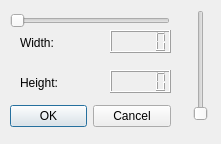
<?xml version="1.0" encoding="UTF-8"?>
<ui version="4.0">
 <class>QSettings</class>
 <widget class="QDialog" name="QSettings">
  <property name="geometry">
   <rect>
    <x>0</x>
    <y>0</y>
    <width>221</width>
    <height>144</height>
   </rect>
  </property>
  <property name="windowTitle">
   <string>Settings</string>
  </property>
  <widget class="QDialogButtonBox" name="buttonBox">
   <property name="geometry">
    <rect>
     <x>10</x>
     <y>100</y>
     <width>161</width>
     <height>32</height>
    </rect>
   </property>
   <property name="orientation">
    <enum>Qt::Horizontal</enum>
   </property>
   <property name="standardButtons">
    <set>QDialogButtonBox::Cancel|QDialogButtonBox::Ok</set>
   </property>
  </widget>
  <widget class="QSlider" name="sliderWidth">
   <property name="geometry">
    <rect>
     <x>10</x>
     <y>10</y>
     <width>160</width>
     <height>22</height>
    </rect>
   </property>
   <property name="minimum">
    <number>5</number>
   </property>
   <property name="maximum">
    <number>30</number>
   </property>
   <property name="orientation">
    <enum>Qt::Horizontal</enum>
   </property>
  </widget>
  <widget class="QLabel" name="lWidth">
   <property name="geometry">
    <rect>
     <x>20</x>
     <y>33</y>
     <width>81</width>
     <height>20</height>
    </rect>
   </property>
   <property name="text">
    <string>Width:</string>
   </property>
  </widget>
  <widget class="QLCDNumber" name="lcdWidth">
   <property name="geometry">
    <rect>
     <x>110</x>
     <y>30</y>
     <width>61</width>
     <height>23</height>
    </rect>
   </property>
  </widget>
  <widget class="QSlider" name="sliderHeight">
   <property name="geometry">
    <rect>
     <x>190</x>
     <y>10</y>
     <width>22</width>
     <height>111</height>
    </rect>
   </property>
   <property name="minimum">
    <number>5</number>
   </property>
   <property name="maximum">
    <number>30</number>
   </property>
   <property name="orientation">
    <enum>Qt::Vertical</enum>
   </property>
  </widget>
  <widget class="QLabel" name="lHeight">
   <property name="geometry">
    <rect>
     <x>20</x>
     <y>72</y>
     <width>81</width>
     <height>21</height>
    </rect>
   </property>
   <property name="text">
    <string>Height: </string>
   </property>
  </widget>
  <widget class="QLCDNumber" name="lcdHeight">
   <property name="geometry">
    <rect>
     <x>110</x>
     <y>70</y>
     <width>61</width>
     <height>23</height>
    </rect>
   </property>
  </widget>
 </widget>
 <resources/>
 <connections>
  <connection>
   <sender>buttonBox</sender>
   <signal>accepted()</signal>
   <receiver>QSettings</receiver>
   <slot>accept()</slot>
   <hints>
    <hint type="sourcelabel">
     <x>248</x>
     <y>254</y>
    </hint>
    <hint type="destinationlabel">
     <x>157</x>
     <y>274</y>
    </hint>
   </hints>
  </connection>
  <connection>
   <sender>buttonBox</sender>
   <signal>rejected()</signal>
   <receiver>QSettings</receiver>
   <slot>reject()</slot>
   <hints>
    <hint type="sourcelabel">
     <x>316</x>
     <y>260</y>
    </hint>
    <hint type="destinationlabel">
     <x>286</x>
     <y>274</y>
    </hint>
   </hints>
  </connection>
 </connections>
</ui>
